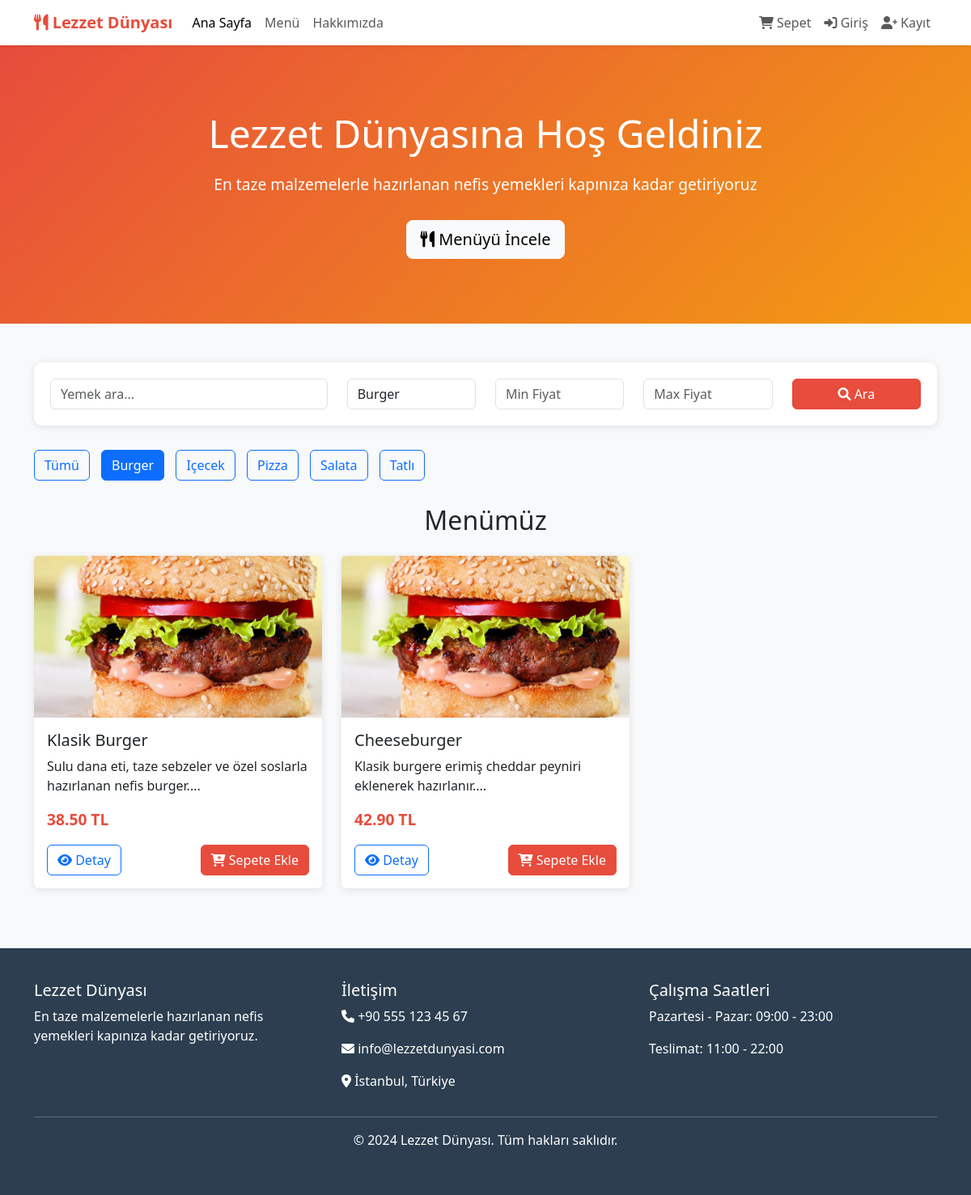
The page /index.php?category=burger on the database its author committed.
### tables this page shows
CREATE TABLE products (
        id INTEGER PRIMARY KEY AUTOINCREMENT,
        name VARCHAR(100) NOT NULL,
        description TEXT,
        price DECIMAL(10,2) NOT NULL,
        category VARCHAR(50) NOT NULL,
        image VARCHAR(255),
        ingredients TEXT,
        stock_quantity INTEGER DEFAULT 0,
        is_active BOOLEAN DEFAULT 1,
        created_at DATETIME DEFAULT CURRENT_TIMESTAMP
    );

### includes/functions.php (called while the page is built, shortened)
<?php
function sanitize($input) {
    return htmlspecialchars(trim($input), ENT_QUOTES, 'UTF-8');
}
function isLoggedIn() {
    return isset($_SESSION['user_id']);
}
function formatPrice($price) {
    return number_format($price, 2) . ' TL';
}
function getProducts($db, $search = '', $category = '', $min_price = 0, $max_price = 999999) {
    $sql = "SELECT * FROM products WHERE 1=1";
    $params = [];
    if (!empty($category)) {
        $sql .= " AND category = :category";
        $params[':category'] = $category;
    }
    $sql .= " ORDER BY created_at DESC";
    $stmt = $db->prepare($sql);
    $stmt->execute($params);
    return $stmt->fetchAll();
}
?>

### index.php (the view, shortened to what this page needs)
<?php
require_once 'includes/db.php';
require_once 'includes/functions.php';
$search = isset($_GET['search']) ? sanitize($_GET['search']) : '';
$category = isset($_GET['category']) ? sanitize($_GET['category']) : '';
$min_price = isset($_GET['min_price']) ? (float)$_GET['min_price'] : 0;
$max_price = isset($_GET['max_price']) ? (float)$_GET['max_price'] : 999999;
$products = getProducts($db, $search, $category, $min_price, $max_price);
$categories = $db->query("SELECT DISTINCT category FROM products ORDER BY category")->fetchAll();
?>
<!DOCTYPE html>
<html lang="tr">
<head>
    <link href="https://cdn.jsdelivr.net/npm/bootstrap@5.3.0/dist/css/bootstrap.min.css" rel="stylesheet">
    <link href="https://cdnjs.cloudflare.com/ajax/libs/font-awesome/6.0.0/css/all.min.css" rel="stylesheet">
    <link href="assets/css/style.css" rel="stylesheet">
</head>
<body>
    <nav class="navbar navbar-expand-lg navbar-light bg-white shadow-sm">
        <div class="container">
            <a class="navbar-brand" href="index.php">
                <i class="fas fa-utensils"></i> Lezzet Dünyası
            </a>
            <div class="collapse navbar-collapse" id="navbarNav">
                <ul class="navbar-nav me-auto">
                    <li class="nav-item">
                        <a class="nav-link active" href="index.php">Ana Sayfa</a>
                    </li>
                    <li class="nav-item">
                        <a class="nav-link" href="#menu">Menü</a>
                    </li>
                    <li class="nav-item">
                        <a class="nav-link" href="#about">Hakkımızda</a>
                    </li>
                </ul>
                <ul class="navbar-nav">
                    <li class="nav-item">
                        <a class="nav-link position-relative" href="cart.php">
                            <i class="fas fa-shopping-cart"></i> Sepet
                        </a>
                    </li>
                    <?php if (isLoggedIn()): ?>
                        <li class="nav-item">
                            <a class="nav-link" href="profile.php">
                                <i class="fas fa-user"></i> Profil
                            </a>
                        </li>
                        <li class="nav-item">
                            <a class="nav-link" href="logout.php">
                                <i class="fas fa-sign-out-alt"></i> Çıkış
                            </a>
                        </li>
                    <?php else: ?>
                        <li class="nav-item">
                            <a class="nav-link" href="login.php">
                                <i class="fas fa-sign-in-alt"></i> Giriş
                            </a>
                        </li>
                        <li class="nav-item">
                            <a class="nav-link" href="register.php">
                                <i class="fas fa-user-plus"></i> Kayıt
                            </a>
                        </li>
                    <?php endif; ?>
                </ul>
            </div>
        </div>
    </nav>
    <section class="hero-section">
        <div class="container">
            <h1>Lezzet Dünyasına Hoş Geldiniz</h1>
            <p>En taze malzemelerle hazırlanan nefis yemekleri kapınıza kadar getiriyoruz</p>
            <a href="#menu" class="btn btn-light btn-lg">
                <i class="fas fa-utensils"></i> Menüyü İncele
            </a>
        </div>
    </section>
    <div class="container my-5">
        <div class="search-form">
            <form method="GET" id="searchForm">
                <div class="row">
                    <div class="col-md-4">
                        <input type="text" class="form-control" name="search" id="searchInput"
                               placeholder="Yemek ara..." value="<?php echo $search; ?>">
                    </div>
                    <div class="col-md-2">
                        <select class="form-control" name="category">
                            <?php foreach ($categories as $cat): ?>
                                <option value="<?php echo $cat['category']; ?>"
                                        <?php echo $category === $cat['category'] ? 'selected' : ''; ?>>
                                    <?php echo ucfirst($cat['category']); ?>
                                </option>
                            <?php endforeach; ?>
                        </select>
                    </div>
                    <div class="col-md-2">
                        <input type="number" class="form-control" name="min_price"
                               placeholder="Min Fiyat" value="<?php echo $min_price > 0 ? $min_price : ''; ?>">
                    </div>
                    <div class="col-md-2">
                        <input type="number" class="form-control" name="max_price"
                               placeholder="Max Fiyat" value="<?php echo $max_price < 999999 ? $max_price : ''; ?>">
                    </div>
                    <div class="col-md-2">
                        <button type="submit" class="btn btn-primary w-100">
                            <i class="fas fa-search"></i> Ara
                        </button>
                    </div>
                </div>
            </form>
        </div>
        <div class="category-filter">
            <button class="btn btn-outline-primary category-btn <?php echo empty($category) ? 'active' : ''; ?>"
                    data-category="all">Tümü</button>
            <?php foreach ($categories as $cat): ?>
                <button class="btn btn-outline-primary category-btn <?php echo $category === $cat['category'] ? 'active' : ''; ?>"
                        data-category="<?php echo $cat['category']; ?>">
                    <?php echo ucfirst($cat['category']); ?>
                </button>
            <?php endforeach; ?>
        </div>
        <section id="menu">
            <h2 class="text-center mb-4">Menümüz</h2>
            <?php if (empty($products)): ?>
                <div class="alert alert-info text-center">
                    <i class="fas fa-info-circle"></i> Aradığınız kriterlere uygun ürün bulunamadı.
                </div>
            <?php else: ?>
                <div class="row">
                    <?php foreach ($products as $product): ?>
                        <div class="col-md-4 col-sm-6 mb-4">
                            <div class="card product-card">
                                <img src="assets/uploads/<?php echo $product['image']; ?>"
                                     class="card-img-top" alt="<?php echo $product['name']; ?>">
                                <div class="card-body">
                                    <h5 class="card-title"><?php echo $product['name']; ?></h5>
                                    <p class="card-text"><?php echo substr($product['description'], 0, 100); ?>...</p>
                                    <p class="price"><?php echo formatPrice($product['price']); ?></p>
                                    <div class="d-flex justify-content-between">
                                        <a href="product.php?id=<?php echo $product['id']; ?>"
                                           class="btn btn-outline-primary">
                                            <i class="fas fa-eye"></i> Detay
                                        </a>
                                        <button onclick="addToCart(<?php echo $product['id']; ?>, '<?php echo $product['name']; ?>')"
                                                class="btn btn-primary">
                                            <i class="fas fa-cart-plus"></i> Sepete Ekle
                                        </button>
                                    </div>
                                </div>
                            </div>
                        </div>
                    <?php endforeach; ?>
                </div>
            <?php endif; ?>
        </section>
    </div>
    <footer class="footer">
        <div class="container">
            <div class="row">
                <div class="col-md-4">
                    <h5>Lezzet Dünyası</h5>
                    <p>En taze malzemelerle hazırlanan nefis yemekleri kapınıza kadar getiriyoruz.</p>
                </div>
                <div class="col-md-4">
                    <h5>İletişim</h5>
                    <p><i class="fas fa-phone"></i> +90 555 123 45 67</p>
                    <p><i class="fas fa-envelope"></i> info@lezzetdunyasi.com</p>
                    <p><i class="fas fa-map-marker-alt"></i> İstanbul, Türkiye</p>
                </div>
                <div class="col-md-4">
                    <h5>Çalışma Saatleri</h5>
                    <p>Pazartesi - Pazar: 09:00 - 23:00</p>
                    <p>Teslimat: 11:00 - 22:00</p>
                </div>
            </div>
            <hr>
            <div class="text-center">
                <p>&copy; 2024 Lezzet Dünyası. Tüm hakları saklıdır.</p>
            </div>
        </div>
    </footer>
</body>
</html>

### assets/css/style.css (style rules this page uses)
:root { --primary-color: #e74c3c; --secondary-color: #f39c12; --success-color: #27ae60; --dark-color: #2c3e50; --light-color: #ecf0f1; --border-color: #bdc3c7; }
body { font-family: 'Segoe UI', Tahoma, Geneva, Verdana, sans-serif; background-color: #f8f9fa; }
.navbar-brand { font-weight: bold; color: var(--primary-color) !important; }
.btn-primary { background-color: var(--primary-color); border-color: var(--primary-color); }
.card { border: none; box-shadow: 0 2px 10px rgba(0,0,0,0.1); transition: transform 0.3s ease; }
.product-card { height: 100%; }
.product-card .card-img-top { height: 200px; object-fit: cover; }
.price { font-size: 1.2em; font-weight: bold; color: var(--primary-color); }
.hero-section { background: linear-gradient(135deg, var(--primary-color), var(--secondary-color)); color: white; padding: 80px 0; text-align: center; }
.hero-section h1 { font-size: 3rem; margin-bottom: 20px; }
.hero-section p { font-size: 1.2rem; margin-bottom: 30px; }
.search-form { background: white; padding: 20px; border-radius: 10px; box-shadow: 0 2px 10px rgba(0,0,0,0.1); margin-bottom: 30px; }
.footer { background-color: var(--dark-color); color: white; padding: 40px 0; margin-top: 50px; }
.category-filter { margin-bottom: 20px; }
.category-filter .btn { margin-right: 10px; margin-bottom: 10px; }

### rows shown on the page
products: image (picture), name "Klasik Burger", description "Sulu dana eti, taze sebzeler ve özel soslarla hazırlanan nefis burger.", price "38.50 TL"
products: image (picture), name "Cheeseburger", description "Klasik burgere erimiş cheddar peyniri eklenerek hazırlanır.", price "42.90 TL"

### other values the page prints
$cat['category'] "Burger"
$cat['category'] "Içecek"
$cat['category'] "Pizza"
$cat['category'] "Salata"
$cat['category'] "Tatlı"
form field category "Burger"
